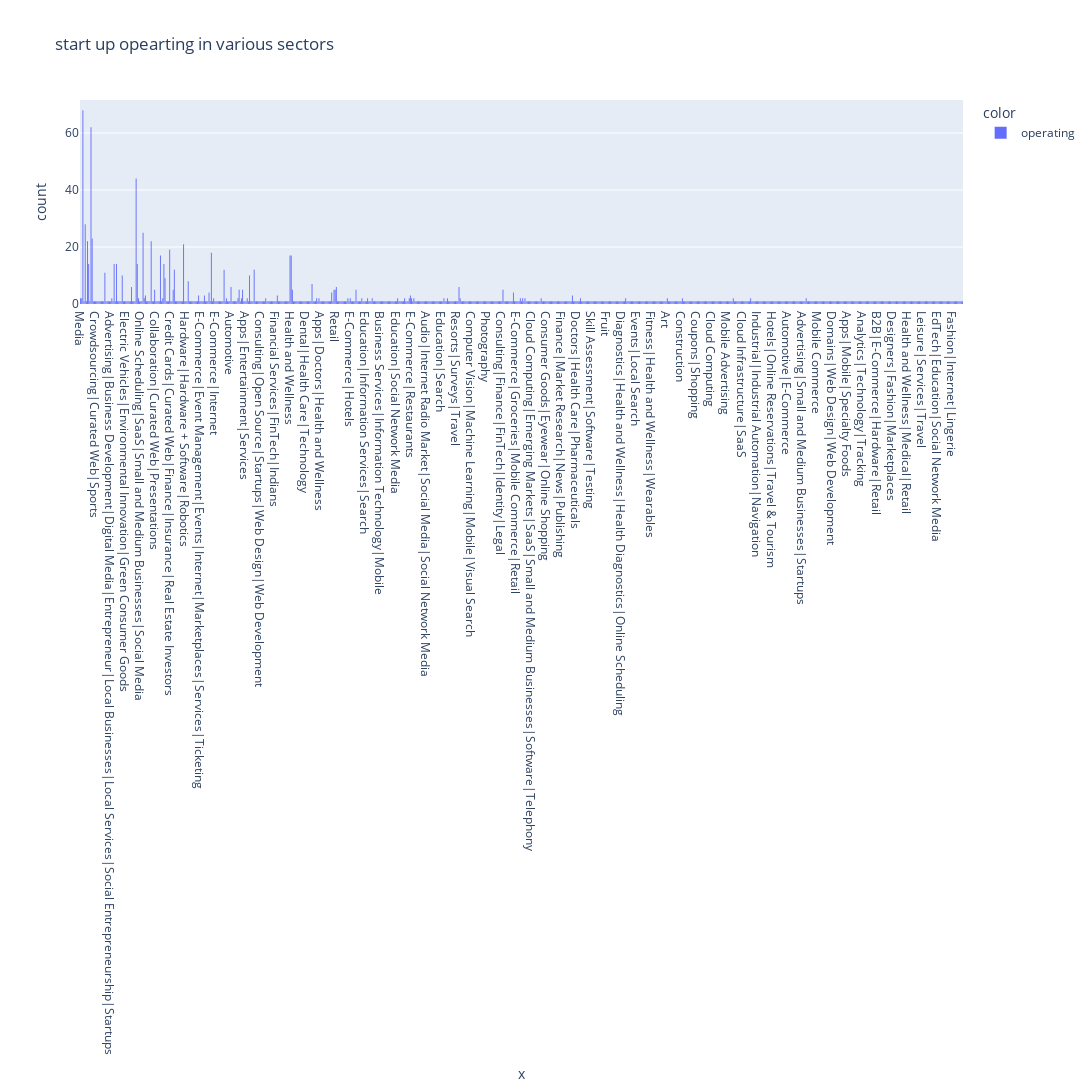

The cell this chart's notebook holds for it:
### Code cell
fig_hist=px.histogram(title='start up opearting in various sectors',x=indian_operating_statup['category_list'],color=indian_operating_statup['status'])
fig_hist.update_layout(
                       autosize=False,
                       width=1200,
                       height=1200)
fig_hist.show()

### Figure 1 — Plotly figure (JSON) as saved in the notebook; plotly's stock layout.template omitted (floating-point values rounded to 4 significant figures; data arrays with more than 128 entries replaced by an {"elided": "..."} marker saying what was removed)
{"data": [{"alignmentgroup": "True", "bingroup": "x", "hovertemplate": "color=operating<br>x=%{x}<br>count=%{y}<extra></extra>", "legendgroup": "operating", "marker": {"color": "#636efa", "pattern": {"shape": ""}}, "name": "operating", "offsetgroup": "operating", "orientation": "v", "showlegend": true, "type": "histogram", "x": {"elided": "1414 str values"}, "xaxis": "x", "yaxis": "y"}], "layout": {"autosize": false, "barmode": "relative", "height": 1200, "legend": {"title": {"text": "color"}, "tracegroupgap": 0}, "title": {"text": "start up opearting in various sectors"}, "width": 1200, "xaxis": {"anchor": "y", "domain": [0, 1], "title": {"text": "x"}}, "yaxis": {"anchor": "x", "domain": [0, 1], "title": {"text": "count"}}}}
